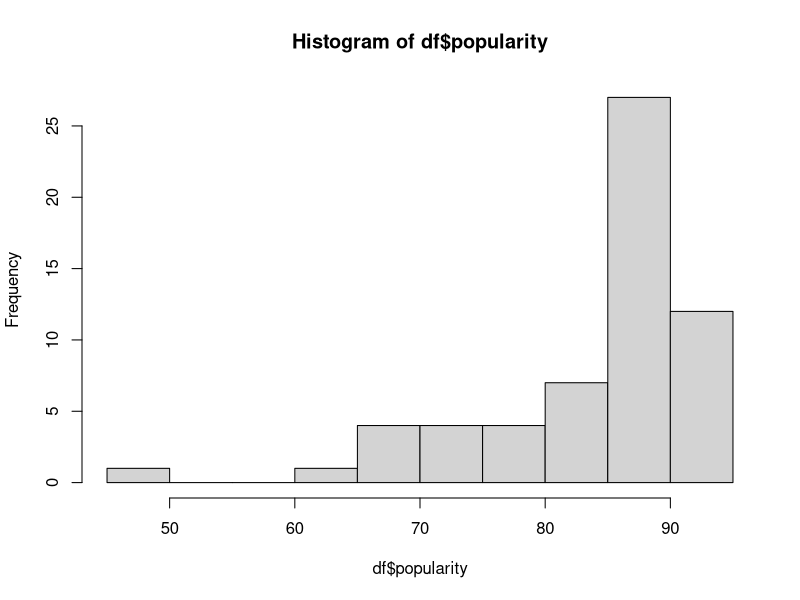
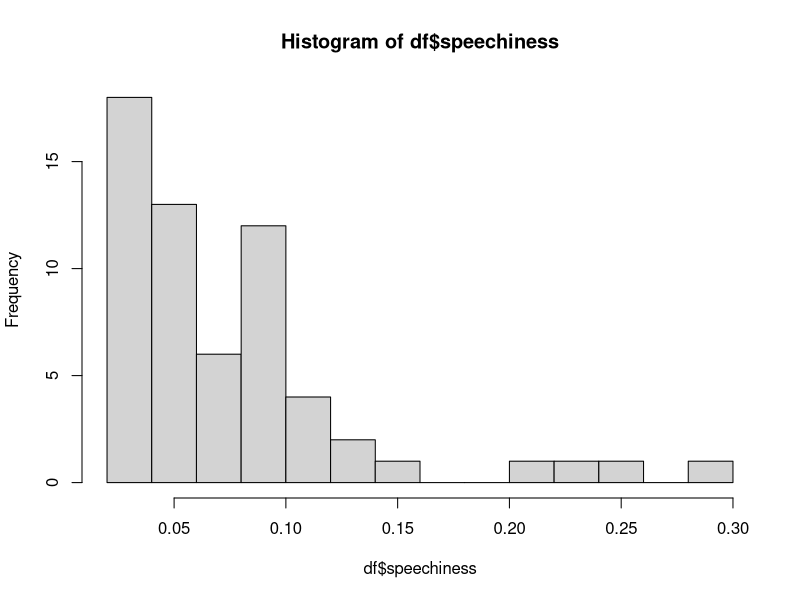
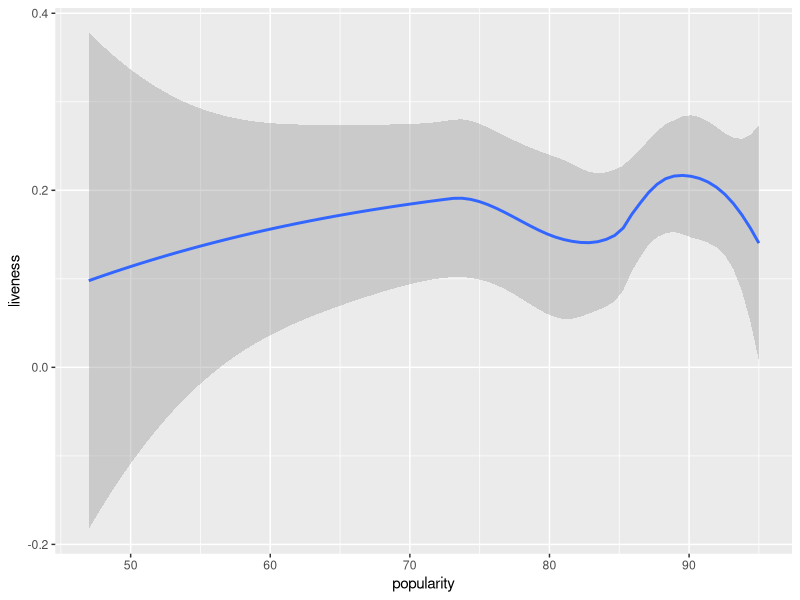
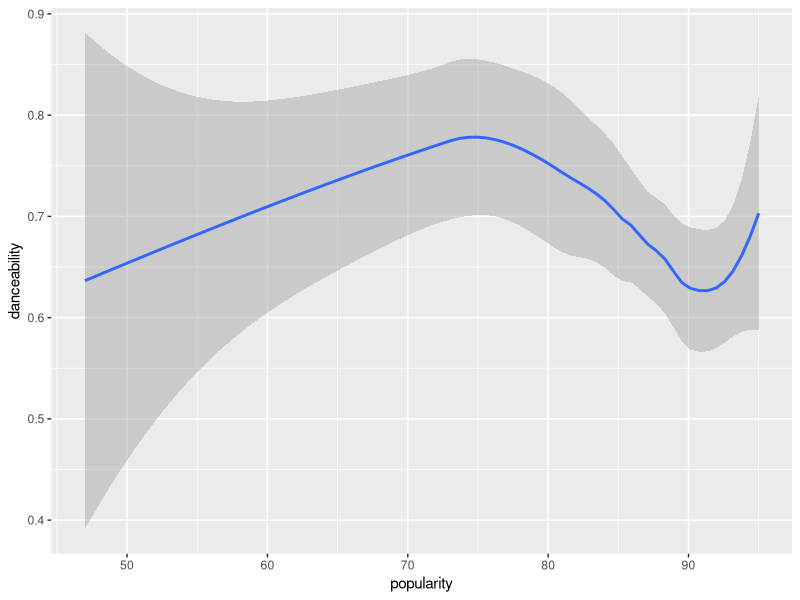
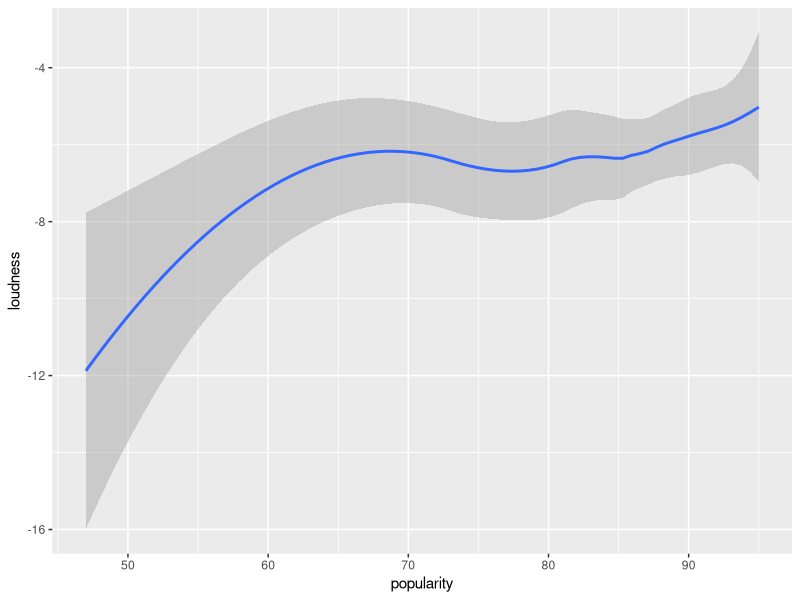
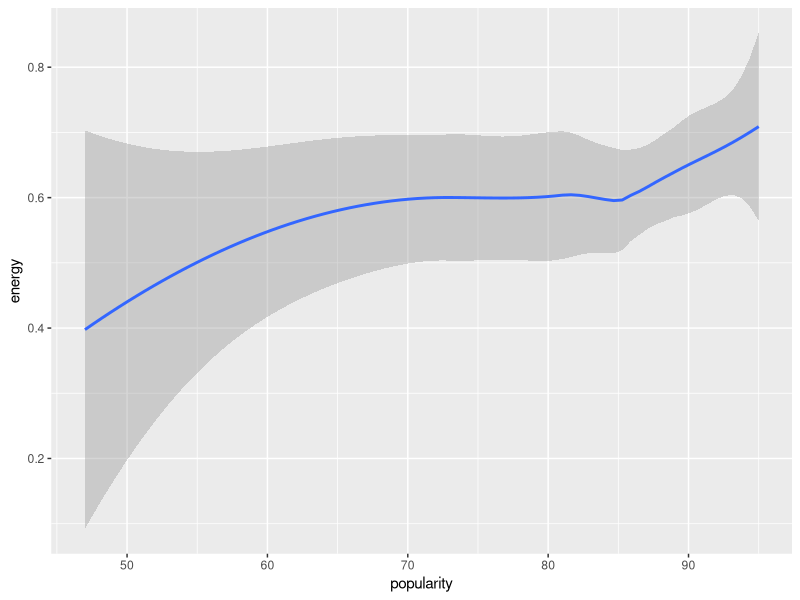
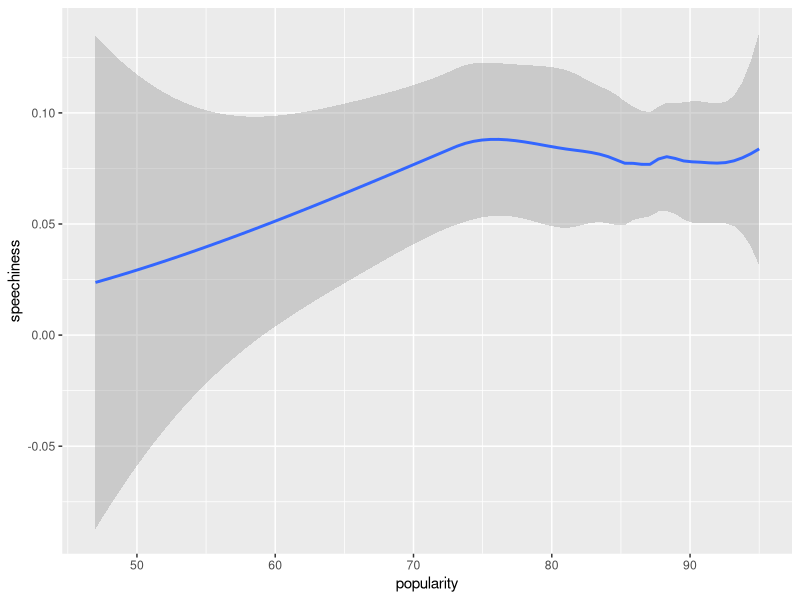
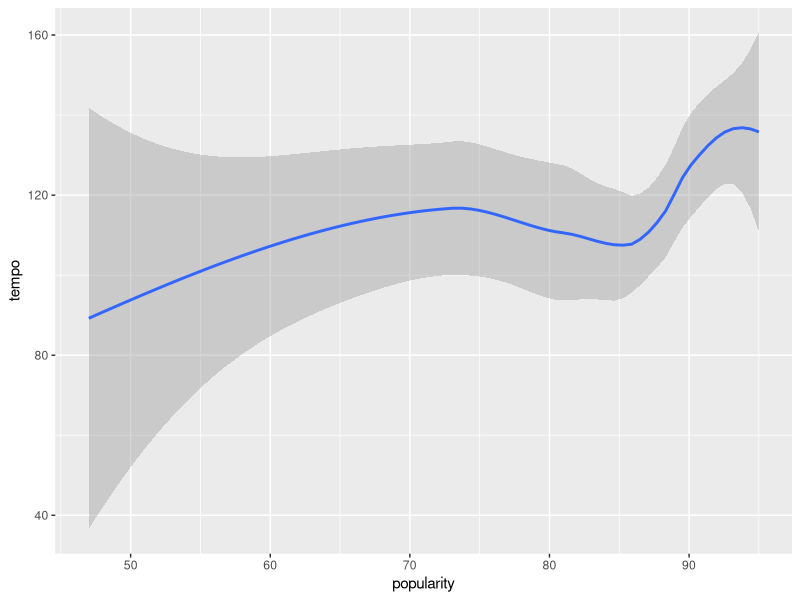

Write R code to recreate these figures, in order. (Note: this script raises an error after producing the figures.)
setwd('/Users/lcspk/Desktop/Final_Project_3010')
df <- read.csv('spotify_top50_2021.csv')
library('ggplot2')
library('tidyverse')
library('dplyr')
library('rlang')


summary(df)

hist(df$popularity,breaks= 14)

hist(df$speechiness,breaks=14)

ggplot(data = df) +
  geom_smooth(mapping = aes(x = popularity, y = liveness))

ggplot(data = df) +
  geom_smooth(mapping = aes(x = popularity, y = danceability))

ggplot(data = df) +
  geom_smooth(mapping = aes(x = popularity, y = loudness))


ggplot(data = df) +
  geom_smooth(mapping = aes(x = popularity, y = energy))

ggplot(data = df) +
  geom_smooth(mapping = aes(x = popularity, y = speechiness))

ggplot(data = df) +
  geom_smooth(mapping = aes(x = popularity, y = tempo))

ggplot(data = df) +
  geom_smooth(mapping = aes(x = popularity, y = duration_ms))


ggplot(data = df) +
  geom_smooth(mapping = aes(x = popularity, y = valence))

ggplot(data = df) +
  geom_smooth(mapping = aes(x = popularity, y = key))



ggplot(data = df) +
  geom_smooth(mapping = aes(x = popularity, y = acousticness))




min(df$popularity)

least_popular<-df
least_popular<-select(df,popularity,track_name)
filter(least_popular,popularity==47)


max(df$popularity)

most_popular<-df
most_popular<-select(df,popularity,artist_name)
filter(most_popular,popularity==95)







ggplot(data, aes(popularity, danceability)) +                                    # Decreasingly ordered barchart
  geom_bar(stat = "identity")



pairs(~popularity+danceability+tempo+key,data=df,
      main="Scatterplot Matrix", cex= .65)






model <- lm(popularity~loudness+energy+danceability+liveness, 
            data = df)
summary(model)



length(unique(df$artist_name))
